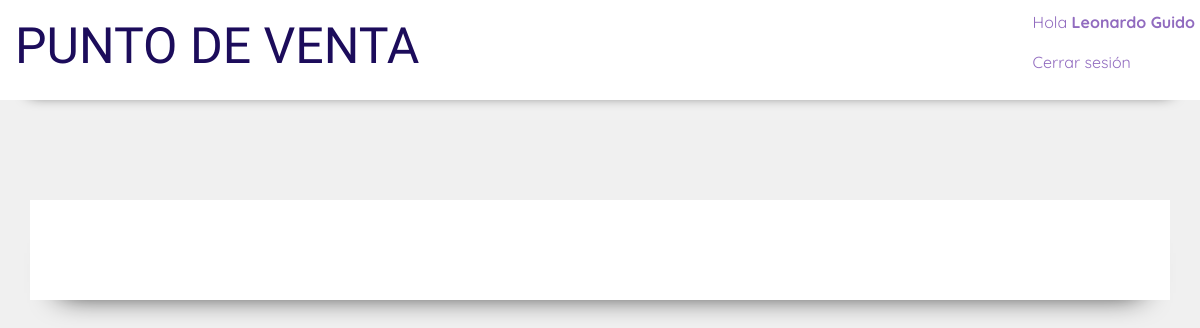
The page /cajas/seleccionar/ (signed in) on the database as committed earlier.
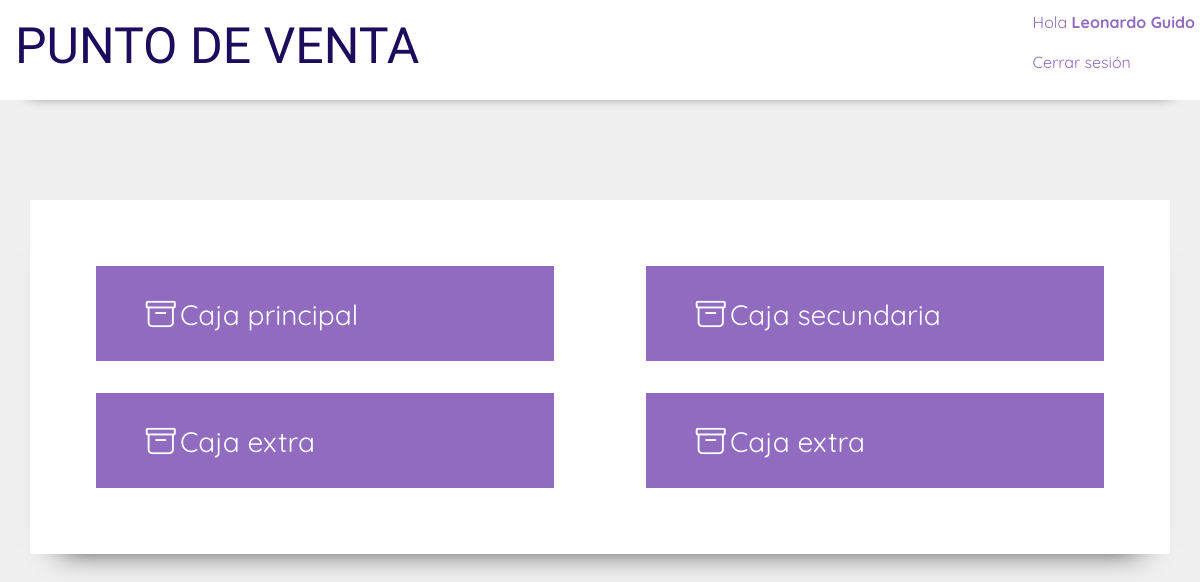
The same page on the database as committed later.
### manage_models/models.py (models this page shows)
class Caja(models.Model):
    clave = models.CharField(max_length=3)
    nombre = models.CharField(max_length=50)
    estado = models.CharField(choices=ESTADO, max_length=1 , default='C')

### ventas/views.py (the view)
# urls.py: path('cajas/seleccionar/' , views.seleccion_caja, name='seleccionar_caja'),
def seleccion_caja(request):
    cajas = Caja.objects.all()
    return render(request, 'ventas/seleccionar_caja.html', {'cajas':cajas})

### manage_models/templates/ventas/seleccionar_caja.html
{% extends 'home/base.html' %}
{% block content %}
<div class="container opciones_fondo">
    <div class="row opciones">
        {% for caja in cajas %}
        <div class="col-md-5 home_opcion m-3 mx-auto opcion2">
            <i class="bi bi-archive icono"></i>
            <a href="{% url 'usar_caja' pk=caja.pk %}" class="opcion_link">{{caja.nombre}}</a>
        </div>
        {% endfor %}
    </div>
</div>
{% endblock %}

Rows that differ between the two databases and show on the page:
added Caja: nombre "Caja principal"
added Caja: nombre "Caja secundaria"
added Caja: nombre "Caja extra"
added Caja: nombre "Caja extra"
